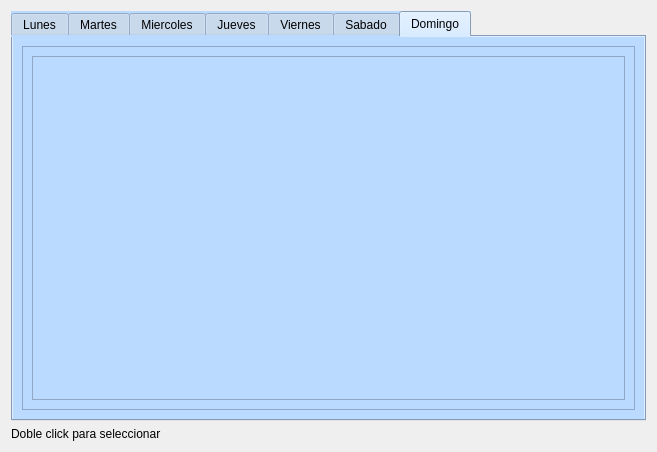
<?xml version="1.0" encoding="UTF-8"?>
<ui version="4.0">
 <class>DialogScheduleMovie</class>
 <widget class="QDialog" name="DialogScheduleMovie">
  <property name="geometry">
   <rect>
    <x>0</x>
    <y>0</y>
    <width>657</width>
    <height>452</height>
   </rect>
  </property>
  <property name="windowTitle">
   <string>Seleccionar Pelicula</string>
  </property>
  <layout class="QVBoxLayout" name="verticalLayout">
   <item>
    <widget class="QTabWidget" name="dias">
     <property name="autoFillBackground">
      <bool>false</bool>
     </property>
     <property name="styleSheet">
      <string notr="true">background-color: rgb(187, 218, 255);</string>
     </property>
     <property name="currentIndex">
      <number>6</number>
     </property>
     <widget class="QWidget" name="Lunes">
      <attribute name="title">
       <string>Lunes</string>
      </attribute>
      <layout class="QHBoxLayout" name="horizontalLayout_10">
       <item>
        <widget class="QScrollArea" name="scrollArea">
         <property name="widgetResizable">
          <bool>true</bool>
         </property>
         <widget class="QWidget" name="ListaLunes">
          <property name="geometry">
           <rect>
            <x>0</x>
            <y>0</y>
            <width>615</width>
            <height>368</height>
           </rect>
          </property>
          <layout class="QHBoxLayout" name="horizontalLayout_11">
           <item>
            <widget class="QListWidget" name="listLunes"/>
           </item>
          </layout>
         </widget>
        </widget>
       </item>
      </layout>
     </widget>
     <widget class="QWidget" name="Martes">
      <attribute name="title">
       <string>Martes</string>
      </attribute>
      <layout class="QHBoxLayout" name="horizontalLayout_14">
       <item>
        <widget class="QScrollArea" name="scrollArea_2">
         <property name="widgetResizable">
          <bool>true</bool>
         </property>
         <widget class="QWidget" name="scrollAreaWidgetContents">
          <property name="geometry">
           <rect>
            <x>0</x>
            <y>0</y>
            <width>615</width>
            <height>368</height>
           </rect>
          </property>
          <layout class="QHBoxLayout" name="horizontalLayout_13">
           <item>
            <widget class="QListWidget" name="listMartes"/>
           </item>
          </layout>
         </widget>
        </widget>
       </item>
      </layout>
     </widget>
     <widget class="QWidget" name="Miercoles">
      <attribute name="title">
       <string>Miercoles</string>
      </attribute>
      <layout class="QHBoxLayout" name="horizontalLayout">
       <item>
        <widget class="QScrollArea" name="scrollArea_3">
         <property name="widgetResizable">
          <bool>true</bool>
         </property>
         <widget class="QWidget" name="scrollAreaWidgetContents_2">
          <property name="geometry">
           <rect>
            <x>0</x>
            <y>0</y>
            <width>615</width>
            <height>368</height>
           </rect>
          </property>
          <layout class="QHBoxLayout" name="horizontalLayout_2">
           <item>
            <widget class="QListWidget" name="listMiercoles"/>
           </item>
          </layout>
         </widget>
        </widget>
       </item>
      </layout>
     </widget>
     <widget class="QWidget" name="Jueves">
      <attribute name="title">
       <string>Jueves</string>
      </attribute>
      <layout class="QHBoxLayout" name="horizontalLayout_3">
       <item>
        <widget class="QScrollArea" name="scrollArea_4">
         <property name="widgetResizable">
          <bool>true</bool>
         </property>
         <widget class="QWidget" name="scrollAreaWidgetContents_3">
          <property name="geometry">
           <rect>
            <x>0</x>
            <y>0</y>
            <width>615</width>
            <height>368</height>
           </rect>
          </property>
          <layout class="QHBoxLayout" name="horizontalLayout_4">
           <item>
            <widget class="QListWidget" name="listJueves"/>
           </item>
          </layout>
         </widget>
        </widget>
       </item>
      </layout>
     </widget>
     <widget class="QWidget" name="Viernes">
      <attribute name="title">
       <string>Viernes</string>
      </attribute>
      <layout class="QHBoxLayout" name="horizontalLayout_5">
       <item>
        <widget class="QScrollArea" name="scrollArea_5">
         <property name="widgetResizable">
          <bool>true</bool>
         </property>
         <widget class="QWidget" name="scrollAreaWidgetContents_4">
          <property name="geometry">
           <rect>
            <x>0</x>
            <y>0</y>
            <width>615</width>
            <height>368</height>
           </rect>
          </property>
          <layout class="QHBoxLayout" name="horizontalLayout_6">
           <item>
            <widget class="QListWidget" name="listViernes"/>
           </item>
          </layout>
         </widget>
        </widget>
       </item>
      </layout>
     </widget>
     <widget class="QWidget" name="Sabado">
      <attribute name="title">
       <string>Sabado</string>
      </attribute>
      <layout class="QHBoxLayout" name="horizontalLayout_7">
       <item>
        <widget class="QScrollArea" name="scrollArea_6">
         <property name="widgetResizable">
          <bool>true</bool>
         </property>
         <widget class="QWidget" name="scrollAreaWidgetContents_5">
          <property name="geometry">
           <rect>
            <x>0</x>
            <y>0</y>
            <width>615</width>
            <height>368</height>
           </rect>
          </property>
          <layout class="QHBoxLayout" name="horizontalLayout_8">
           <item>
            <widget class="QListWidget" name="listSabado"/>
           </item>
          </layout>
         </widget>
        </widget>
       </item>
      </layout>
     </widget>
     <widget class="QWidget" name="Domingo">
      <attribute name="title">
       <string>Domingo</string>
      </attribute>
      <layout class="QHBoxLayout" name="horizontalLayout_9">
       <item>
        <widget class="QScrollArea" name="scrollArea_7">
         <property name="widgetResizable">
          <bool>true</bool>
         </property>
         <widget class="QWidget" name="scrollAreaWidgetContents_6">
          <property name="geometry">
           <rect>
            <x>0</x>
            <y>0</y>
            <width>615</width>
            <height>368</height>
           </rect>
          </property>
          <layout class="QHBoxLayout" name="horizontalLayout_15">
           <item>
            <widget class="QListWidget" name="listDomingo"/>
           </item>
          </layout>
         </widget>
        </widget>
       </item>
      </layout>
     </widget>
    </widget>
   </item>
   <item>
    <widget class="QLabel" name="label">
     <property name="text">
      <string>Doble click para seleccionar</string>
     </property>
    </widget>
   </item>
  </layout>
 </widget>
 <resources/>
 <connections/>
</ui>
